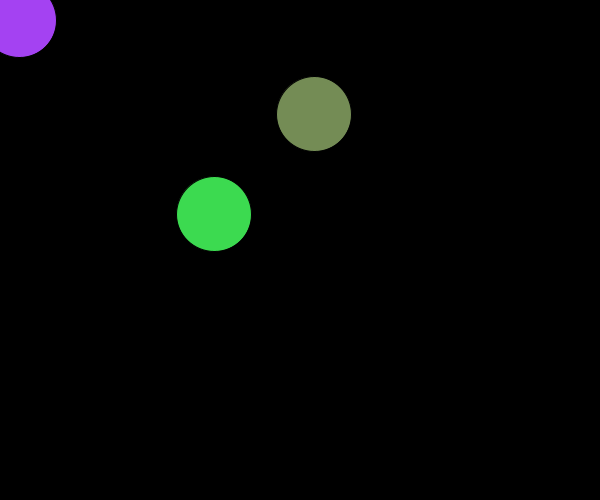
Frame 1 (no input)
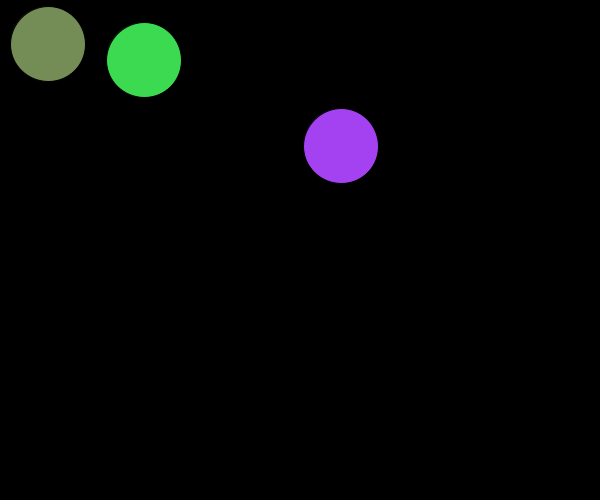
Frame 60 (the mouse pressed at the canvas centre just before this capture)
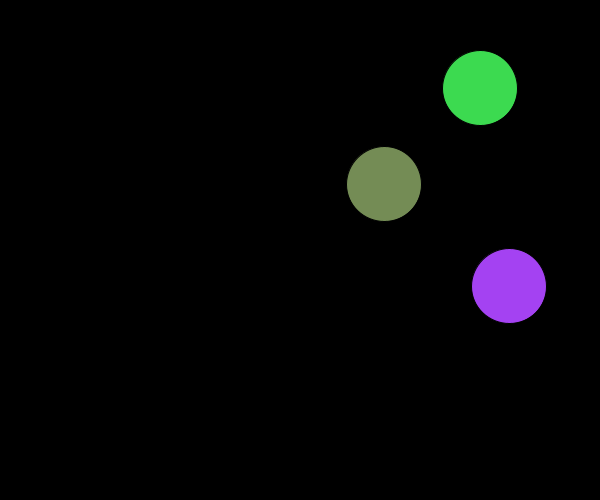
Frame 120 (the mouse held since frame 60 and released just before this capture)

The Processing sketch that drew these frames (run headless with seeded random() and noise(); from frame 60 on, the mouse is pressed at the canvas centre):

// Processing sketch: Class_exercise_1
// ── Class_exercise_1.pde
Ball ball1; //variable declaration
Ball ball2;
Ball ball3;

void setup(){
 size(600,500);
 ball1 = new Ball(5, 6, 15, color(random(255),random(255),random(255)));
 ball2 = new Ball (200,200,15, color(random(255),random(255),random(255)));
 ball3 = new Ball (300,100,15, color(random(255),random(255),random(255)));
}

void draw(){
  background (0);
  ball1.update();
  ball1.display();
  
  ball2.update();
  ball2.display();
  
  ball3.update();
  ball3.display();
}

class Ball {
  float x, y;
  float vx, vy;
  float radius;
  color col;
 
  
 Ball (float startX, float startY, float r, color color1){
   x = startX;
   y = startY;
   radius = r;
   col = color1;
   vx = 14;
   vy = 14;
 }
   
 
 void update () {
  
   x = x + vx;
   y = y + vy;
   
   if(x - radius < 0 || x + radius > width) {
     vx = -vx;
   }
   if (y -radius < 0 || y + radius > height){
     vy = -vy;
   }
 }
 
 void display () { 
   fill (col);
   ellipse (x, y, radius * 5, radius * 5);
 } 
}
